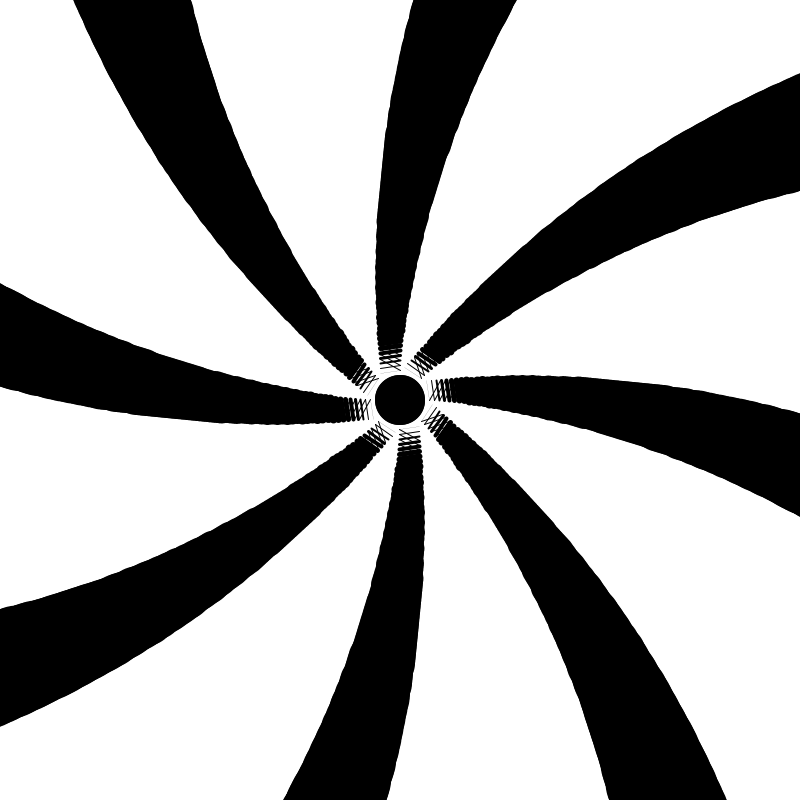
Frame 1 (no input)
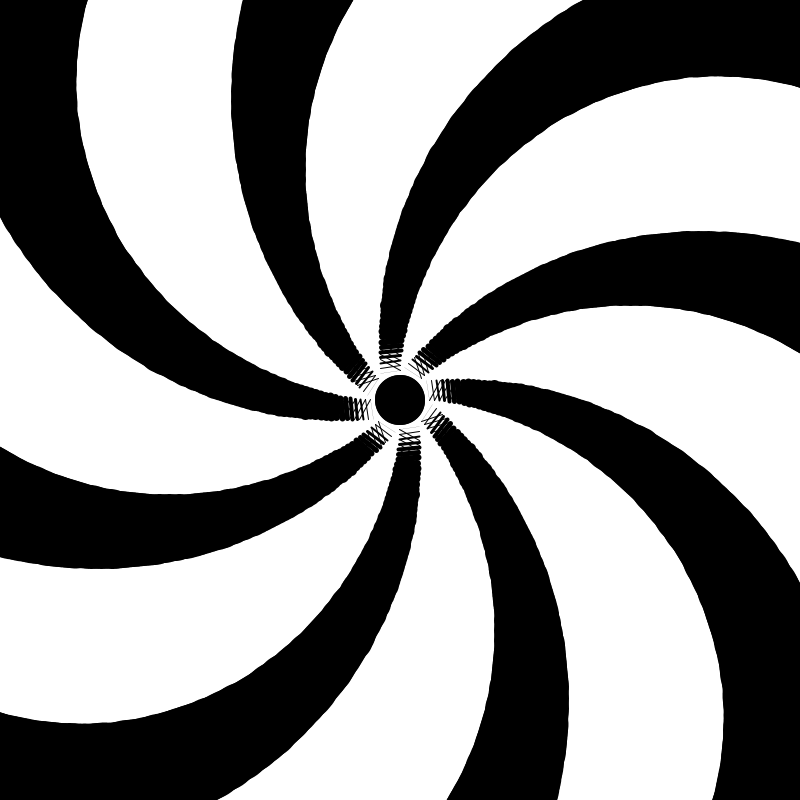
Frame 60 (the mouse pressed at the canvas centre just before this capture)
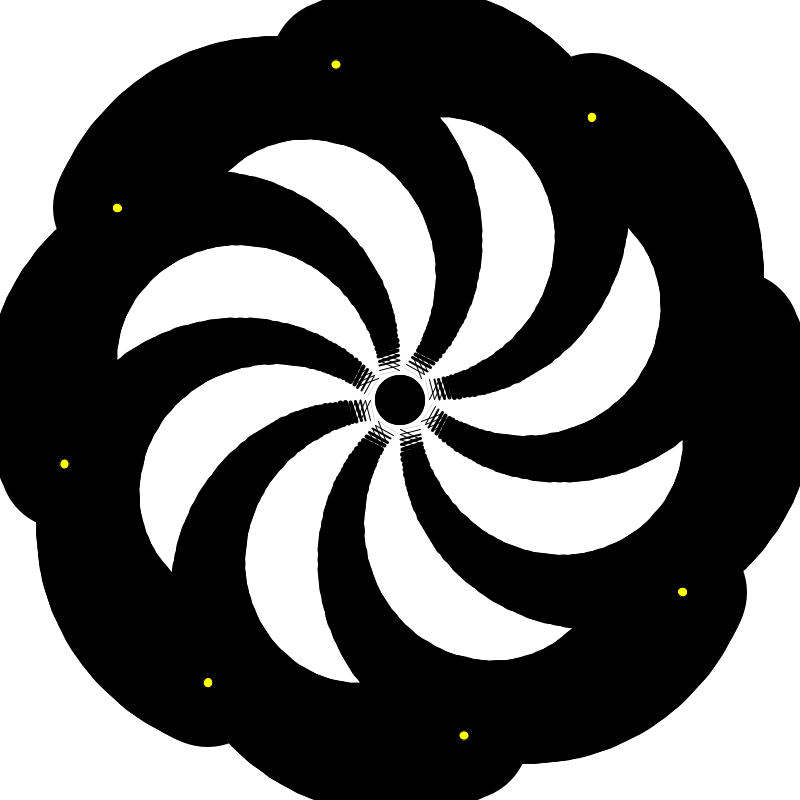
Frame 120 (the mouse held since frame 60 and released just before this capture)

The Processing sketch that drew these frames (run headless with seeded random() and noise(); from frame 60 on, the mouse is pressed at the canvas centre):

// Processing sketch: processing_28050
// ── processing_28050.pde

/*
Alba G. Corral - 2009
 Titulo: oscilaciones matrix
 Descripción:
 este sketch nos sirve para ver otra utilizad de la pila de matrices:
 El uso conjunto de PushMatrix y PopMatrix permite almacenar estados 
 intermedios de la transformación en la pila y 
 recuperarlos posteriormente.
 
 La trigonometría nos sirve para oscilar entre varios valores. un seno o un coseno
 siempre oscilara entre valores decimales entre -1 y 1. Por ahora con esto nos basta para poder
 utilizarlo en el movimiento de la flor
 */
float inc = 0.0;//incremento de angulo
float dim = 50; //diametro de la ellipse central
boolean isBackGround = true;
boolean isFade = false;
int LONGITUD = 130;
int NUM_TALLOS = 8;
void setup() {
  size(800,800);

  smooth();
}
void draw() {

  if ( isBackGround  == true){ 
    background(255);
  } //equivalente a  if ( isBackGround ){ background(255);}
  if (isFade) hazFade();
  inc += 0.05;
  //float angle = sin(inc) / 10.0 ;
  float angle = sin(inc) /20.0 ;
  translate(width/2,height/2); //trasladamos nuestro punto 0,0 de coordenadas a la mitad de la pantalla
  for (int i = 0; i < NUM_TALLOS; i++) { // UN LOOP! que será esto? repite el bloque entre corchetes tantas veces como se cumpla la condicion de en medio
    tail(0,dim/2, LONGITUD, angle); // llamamos a la funcion tal con 4 parametros
    rotate(PI*2/NUM_TALLOS); // rotamos nuestra pantalla PI/4
  }
  fill(0,0,0);
  ellipse(0,0,dim,dim);
}
void tail(float x,float y, int units, float angle) {
  pushMatrix();
  translate(x, y);
  
  for (int i = 0 ; i < units; i++) { // loop decreciente, 
    rotate(angle*2);
    translate(0, 5); //translate(0, 4); interesante
    strokeWeight(i);
    stroke(0);//
    line(0, 0, 20, -4);
    strokeWeight(1);
    line(0,0,20,10);
    
    
  }
  fill(255,255,0);
  ellipse(0,0,10,10);
  popMatrix();
}

void hazFade(){
  isBackGround = false;
  fill(255,10);
  noStroke();
  rect(0,0,width,height);
}

void keyPressed() {
  switch(key) {
  case '+': 
    println("has pulsado la tecla +");
    break;
  case '-': 
    println("has pulsado la tecla -");
    break;

  case 'F': 
  case 'f':
    isFade = !isFade;
    break;
  case 's': 
  case 'S': 
    println("salvamos IMAGEN");
    save("out/filename-"+frameCount+".png");
    break;

  case 'b': 
  case 'B': 
    isBackGround =! isBackGround;

    break;
  }
}
